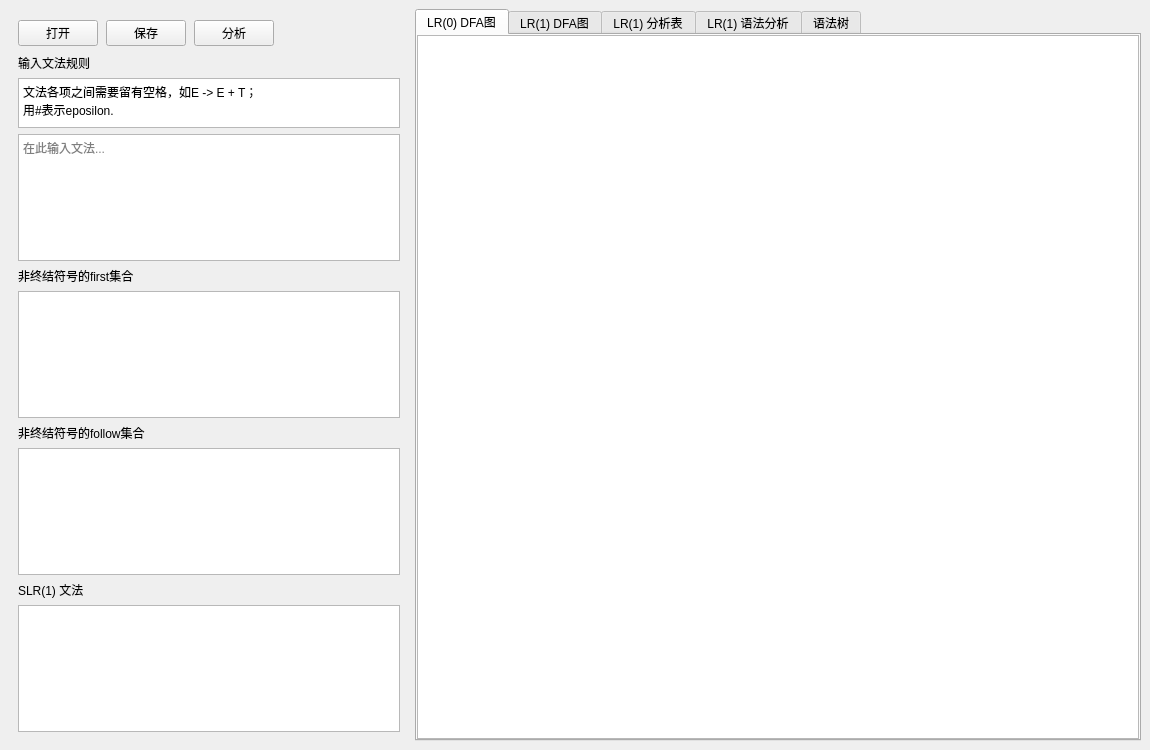
<?xml version="1.0" encoding="UTF-8"?>
<ui version="4.0">
 <class>LR1MainWindow</class>
 <widget class="QMainWindow" name="LR1MainWindow">
  <property name="geometry">
   <rect>
    <x>0</x>
    <y>0</y>
    <width>1150</width>
    <height>750</height>
   </rect>
  </property>
  <property name="windowTitle">
   <string>LR(1) 语法分析器</string>
  </property>
  <widget class="QWidget" name="centralwidget">
   <layout class="QHBoxLayout" name="horizontalLayout_5">
    <item>
     <widget class="QWidget" name="widget" native="true">
      <property name="maximumSize">
       <size>
        <width>400</width>
        <height>16777215</height>
       </size>
      </property>
      <layout class="QVBoxLayout" name="verticalLayout_2">
       <item>
        <widget class="QWidget" name="widget_3" native="true">
         <property name="minimumSize">
          <size>
           <width>0</width>
           <height>30</height>
          </size>
         </property>
         <layout class="QHBoxLayout" name="horizontalLayout_6">
          <property name="spacing">
           <number>8</number>
          </property>
          <property name="leftMargin">
           <number>0</number>
          </property>
          <property name="topMargin">
           <number>0</number>
          </property>
          <property name="rightMargin">
           <number>0</number>
          </property>
          <property name="bottomMargin">
           <number>0</number>
          </property>
          <item>
           <widget class="QPushButton" name="pushButton_open">
            <property name="text">
             <string>打开</string>
            </property>
           </widget>
          </item>
          <item>
           <widget class="QPushButton" name="pushButton_save">
            <property name="text">
             <string>保存</string>
            </property>
           </widget>
          </item>
          <item>
           <widget class="QPushButton" name="pushButton_analyze">
            <property name="text">
             <string>分析</string>
            </property>
           </widget>
          </item>
          <item>
           <spacer name="horizontalSpacer_3">
            <property name="orientation">
             <enum>Qt::Orientation::Horizontal</enum>
            </property>
            <property name="sizeHint" stdset="0">
             <size>
              <width>40</width>
              <height>20</height>
             </size>
            </property>
           </spacer>
          </item>
         </layout>
        </widget>
       </item>
       <item>
        <widget class="QLabel" name="label">
         <property name="text">
          <string>输入文法规则</string>
         </property>
        </widget>
       </item>
       <item>
        <widget class="QPlainTextEdit" name="tipsWidget">
         <property name="maximumSize">
          <size>
           <width>16777215</width>
           <height>50</height>
          </size>
         </property>
         <property name="readOnly">
          <bool>true</bool>
         </property>
         <property name="plainText">
          <string>文法各项之间需要留有空格，如E -&gt; E + T；
用#表示eposilon.</string>
         </property>
         <property name="placeholderText">
          <string/>
         </property>
        </widget>
       </item>
       <item>
        <widget class="QPlainTextEdit" name="inputEditor">
         <property name="toolTip">
          <string>在此输入文法规则</string>
         </property>
         <property name="placeholderText">
          <string>在此输入文法...</string>
         </property>
        </widget>
       </item>
       <item>
        <widget class="QLabel" name="label_5">
         <property name="text">
          <string>非终结符号的first集合</string>
         </property>
        </widget>
       </item>
       <item>
        <widget class="QListWidget" name="firstSetListWidget"/>
       </item>
       <item>
        <widget class="QLabel" name="label_6">
         <property name="text">
          <string>非终结符号的follow集合</string>
         </property>
        </widget>
       </item>
       <item>
        <widget class="QListWidget" name="followSetListWidget"/>
       </item>
       <item>
        <widget class="QLabel" name="label_7">
         <property name="text">
          <string>SLR(1) 文法</string>
         </property>
        </widget>
       </item>
       <item>
        <widget class="QPlainTextEdit" name="SLRStatusOutput">
         <property name="enabled">
          <bool>true</bool>
         </property>
         <property name="acceptDrops">
          <bool>false</bool>
         </property>
         <property name="undoRedoEnabled">
          <bool>false</bool>
         </property>
         <property name="readOnly">
          <bool>true</bool>
         </property>
        </widget>
       </item>
      </layout>
     </widget>
    </item>
    <item>
     <widget class="QWidget" name="widget_2" native="true">
      <layout class="QVBoxLayout" name="verticalLayout_5">
       <property name="leftMargin">
        <number>0</number>
       </property>
       <property name="topMargin">
        <number>0</number>
       </property>
       <property name="rightMargin">
        <number>0</number>
       </property>
       <property name="bottomMargin">
        <number>0</number>
       </property>
       <item>
        <widget class="QTabWidget" name="tabWidget">
         <property name="currentIndex">
          <number>0</number>
         </property>
         <widget class="QWidget" name="tab">
          <attribute name="title">
           <string>LR(0) DFA图</string>
          </attribute>
          <layout class="QHBoxLayout" name="horizontalLayout">
           <property name="leftMargin">
            <number>0</number>
           </property>
           <property name="topMargin">
            <number>0</number>
           </property>
           <property name="rightMargin">
            <number>0</number>
           </property>
           <property name="bottomMargin">
            <number>0</number>
           </property>
           <item>
            <layout class="QVBoxLayout" name="verticalLayout_3">
             <item>
              <widget class="QTableWidget" name="LR0DFATableWidget"/>
             </item>
            </layout>
           </item>
          </layout>
         </widget>
         <widget class="QWidget" name="tab_1">
          <attribute name="title">
           <string>LR(1) DFA图</string>
          </attribute>
          <layout class="QHBoxLayout" name="horizontalLayout_2">
           <property name="leftMargin">
            <number>0</number>
           </property>
           <property name="topMargin">
            <number>0</number>
           </property>
           <property name="rightMargin">
            <number>0</number>
           </property>
           <property name="bottomMargin">
            <number>0</number>
           </property>
           <item>
            <layout class="QVBoxLayout" name="verticalLayout_4">
             <item>
              <widget class="QTableWidget" name="LR1DFATableWidget"/>
             </item>
            </layout>
           </item>
          </layout>
         </widget>
         <widget class="QWidget" name="tab_2">
          <attribute name="title">
           <string>LR(1) 分析表</string>
          </attribute>
          <layout class="QHBoxLayout" name="horizontalLayout_3">
           <property name="leftMargin">
            <number>0</number>
           </property>
           <property name="topMargin">
            <number>0</number>
           </property>
           <property name="rightMargin">
            <number>0</number>
           </property>
           <property name="bottomMargin">
            <number>0</number>
           </property>
           <item>
            <layout class="QVBoxLayout" name="verticalLayout_6">
             <item>
              <widget class="QTableWidget" name="LR1AnalyzeTableWidget"/>
             </item>
            </layout>
           </item>
          </layout>
         </widget>
         <widget class="QWidget" name="tab_3">
          <attribute name="title">
           <string>LR(1) 语法分析</string>
          </attribute>
          <layout class="QHBoxLayout" name="horizontalLayout_4">
           <property name="leftMargin">
            <number>0</number>
           </property>
           <property name="topMargin">
            <number>0</number>
           </property>
           <property name="rightMargin">
            <number>0</number>
           </property>
           <property name="bottomMargin">
            <number>0</number>
           </property>
           <item>
            <layout class="QVBoxLayout" name="verticalLayout">
             <item>
              <layout class="QHBoxLayout" name="horizontalLayout_8">
               <property name="leftMargin">
                <number>0</number>
               </property>
               <property name="topMargin">
                <number>0</number>
               </property>
               <property name="bottomMargin">
                <number>0</number>
               </property>
               <item>
                <widget class="QLabel" name="label_4">
                 <property name="text">
                  <string>输入或选择BNF文法对应的程序设计语言源程序</string>
                 </property>
                </widget>
               </item>
               <item>
                <spacer name="horizontalSpacer">
                 <property name="orientation">
                  <enum>Qt::Orientation::Horizontal</enum>
                 </property>
                 <property name="sizeHint" stdset="0">
                  <size>
                   <width>40</width>
                   <height>20</height>
                  </size>
                 </property>
                </spacer>
               </item>
               <item>
                <widget class="QPushButton" name="pushButton_select_source">
                 <property name="text">
                  <string>选择源程序</string>
                 </property>
                </widget>
               </item>
               <item>
                <widget class="QPushButton" name="pushButton_gammar_analyze">
                 <property name="text">
                  <string>开始语法分析</string>
                 </property>
                </widget>
               </item>
              </layout>
             </item>
             <item>
              <widget class="QPlainTextEdit" name="sourceInputEditor">
               <property name="maximumSize">
                <size>
                 <width>16777215</width>
                 <height>200</height>
                </size>
               </property>
               <property name="placeholderText">
                <string>在此输入BNF文法对应的程序设计语言源程序...</string>
               </property>
              </widget>
             </item>
             <item>
              <widget class="QLabel" name="label_8">
               <property name="text">
                <string>语法分析过程</string>
               </property>
              </widget>
             </item>
             <item>
              <widget class="QTableWidget" name="LR1AnalysisDurationTable"/>
             </item>
            </layout>
           </item>
          </layout>
         </widget>
         <widget class="QWidget" name="tab_4">
          <attribute name="title">
           <string>语法树</string>
          </attribute>
          <layout class="QHBoxLayout" name="horizontalLayout_7">
           <property name="leftMargin">
            <number>0</number>
           </property>
           <property name="topMargin">
            <number>0</number>
           </property>
           <property name="rightMargin">
            <number>0</number>
           </property>
           <property name="bottomMargin">
            <number>0</number>
           </property>
           <item>
            <layout class="QVBoxLayout" name="verticalLayout_7">
             <item>
              <widget class="QLabel" name="label_2">
               <property name="text">
                <string>错误信息</string>
               </property>
              </widget>
             </item>
             <item>
              <widget class="QListWidget" name="syntax_tree_error_output">
               <property name="maximumSize">
                <size>
                 <width>16777215</width>
                 <height>120</height>
                </size>
               </property>
              </widget>
             </item>
             <item>
              <widget class="QLabel" name="label_3">
               <property name="text">
                <string>语法树</string>
               </property>
              </widget>
             </item>
             <item>
              <widget class="QTreeWidget" name="syntax_tree_output">
               <column>
                <property name="text">
                 <string>root</string>
                </property>
               </column>
              </widget>
             </item>
            </layout>
           </item>
          </layout>
         </widget>
        </widget>
       </item>
      </layout>
     </widget>
    </item>
   </layout>
  </widget>
 </widget>
 <resources/>
 <connections/>
</ui>
